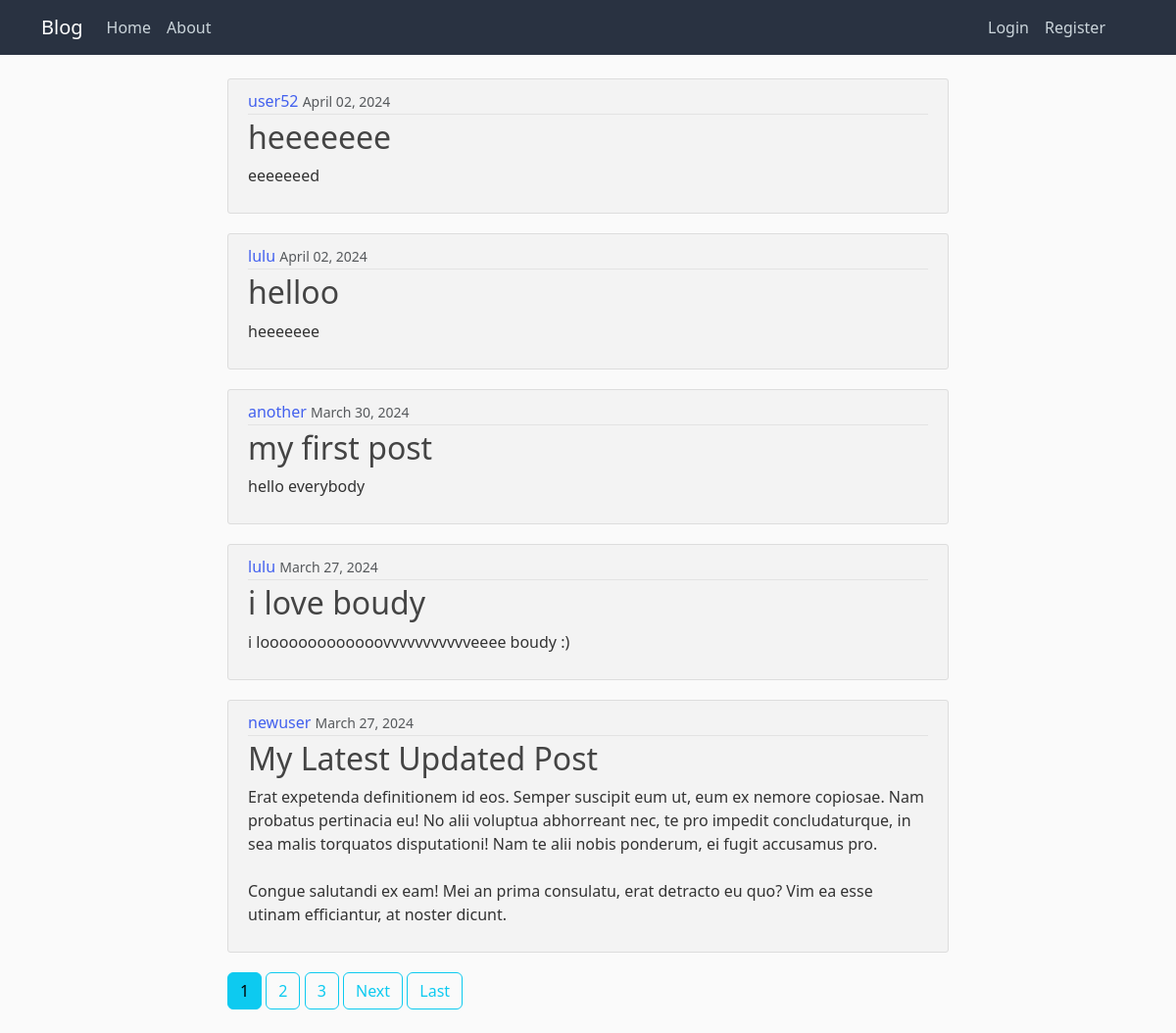
The page / on the database its author committed.
### blogApp/models.py (models this page shows, shortened)
class Post(models.Model):
    title = models.CharField(max_length=100)
    content = models.TextField()
    date_posted = models.DateTimeField(default=timezone.now)
    author = models.ForeignKey(User, on_delete=models.CASCADE)

### blogApp/views.py (the view)
# urls.py: path('', PostListView.as_view(), name='blog-home'),
class PostListView(ListView):
    model = Post
    template_name = 'home.html'
    context_object_name = 'posts'
    ordering = ['-date_posted']
    paginate_by = 5

### blogApp/templates/home.html (shortened to what this page needs)
{% extends "base.html"%}
{% block content %}
    {% for post in posts %}
    <article class="media content-section grey-body">
        <div class="media-body">
            <div class="article-metadata">
                <a class="mr-2" href="{% url 'user-posts' post.author.username %}">{{ post.author }}</a>
                <small class="text-muted">{{ post.date_posted|date:"F d, Y" }}</small>
            </div>
            <h2><a class="article-title" href="{% url 'post-detail' post.id %}">{{ post.title }}</a></h2>
            <p class="article-content">{{ post.content }}</p>
        </div>
    </article>
    {% endfor %}
    {% if is_paginated %}
        {% for num in page_obj.paginator.page_range %}
            {% if page_obj.number == num %}
            <a class="btn btn-info mb-4" href="?page={{num }}">{{num}}</a>
            {% elif num > page_obj.number|add:'-3' and num < page_obj.number|add:'3' %}
            <a class="btn btn-outline-info mb-4" href="?page={{num }}">{{num}}</a>
            {% endif %}
        {% endfor %}
        {% if page_obj.has_next %}
            <a class="btn btn-outline-info mb-4" href="?page={{page_obj.next_page_number}}">Next</a>
            <a class="btn btn-outline-info mb-4" href="?page={{ page_obj.paginator.num_pages }}">Last</a>
        {% endif %}
    {% endif %}
{% endblock content %}

### static/main.css (style rules this page uses)
body { background: #fafafa; color: #333333; margin-top: 5rem; }
h1, h2, h3, h4, h5, h6 { color: #444444; }
.content-section { background: #ffffff; padding: 10px 20px; border: 1px solid #dddddd; border-radius: 3px; margin-bottom: 20px; }
.article-title { color: #444444; }
.article-content { white-space: pre-line; }
.article-metadata { padding-bottom: 1px; margin-bottom: 4px; border-bottom: 1px solid #e3e3e3 }
a { text-decoration: none; color: #4361ee; }
.grey-body { background-color: #f3f3f3; }

### rows shown on the page
Post: author "user52", date_posted "April 02, 2024", title "heeeeeee", content "eeeeeeed"
Post: author "lulu", date_posted "April 02, 2024", title "helloo", content "heeeeeee"
Post: author "another", date_posted "March 30, 2024", title "my first post", content "hello everybody"
Post: author "lulu", date_posted "March 27, 2024", title "i love boudy", content "i looooooooooooovvvvvvvvvvveeee boudy :)"
Post: author "newuser", date_posted "March 27, 2024", title "My Latest Updated Post", content "Erat expetenda definitionem id eos. Semper suscipit eum ut, eum ex nemore copiosae. Nam probatus pertinacia eu! No alii voluptua abhorreant nec, te pro impedit concludaturque, in sea malis torquatos disputationi! Nam te alii nobis ponderum, ei fugit accusamus pro. Congue salutandi ex eam! Mei an prima consulatu, erat detracto eu quo? Vim ea esse utinam efficiantur, at noster dicunt."

### other values the page prints
{{ num }} "1"
{{ num }} "2" "3"
